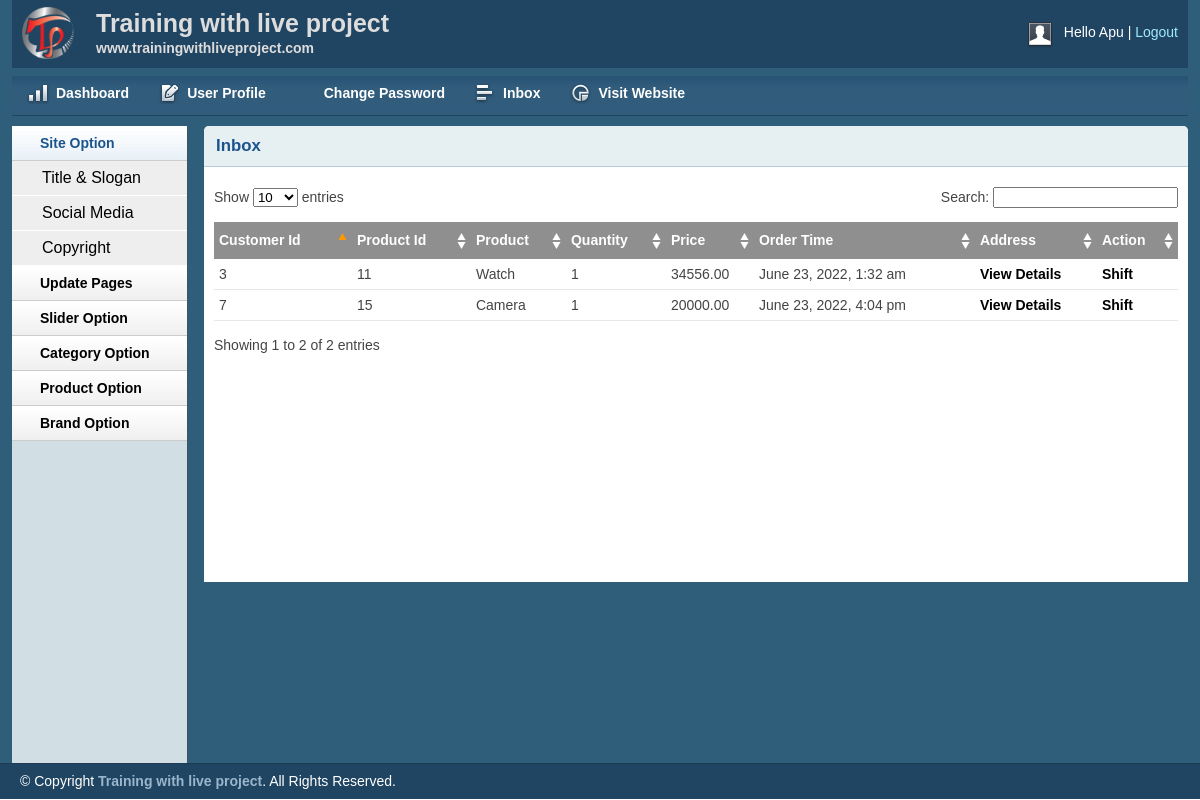
Page /admin/inbox.php (signed in) on the committed database.
### tables this page shows
CREATE TABLE `tbl_order` (
  `id` int(11) NOT NULL,
  `cmrId` int(11) NOT NULL,
  `productId` int(11) NOT NULL,
  `productName` varchar(255) NOT NULL,
  `quantity` int(11) NOT NULL,
  `price` float(10,2) NOT NULL,
  `image` varchar(255) NOT NULL,
  `date` datetime NOT NULL DEFAULT current_timestamp(),
  `status` int(11) NOT NULL DEFAULT 0
);

### lib/session.php (called while the page is built, shortened)
<?php
                    class Session{
                    public static function get($key){
                    if (isset($_SESSION[$key])) {
                    return $_SESSION[$key];
                    } else {
                    return false;
                    }
                    }
                    }
?>

### lib/Database.php (called while the page is built, shortened)
<?php
Class Database{
            public $host   = DB_HOST;
            public $user   = DB_USER;
            public $pass   = DB_PASS;
            public $dbname = DB_NAME;
            public $link;
            private function connectDB(){
            $this->link = new mysqli($this->host, $this->user, $this->pass,
            $this->dbname);
            }
            public function select($query){
            $result = $this->link->query($query) or
            die($this->link->error.__LINE__);
            if($result->num_rows > 0){
                return $result;
            } else {
                return false;
            }
            }
            }

### classes/Cart.php (called while the page is built, shortened)
<?php
        $filepath = realpath(dirname(__FILE__));
        include_once ($filepath.'/../lib/Database.php');
        include_once ($filepath.'/../helpers/Format.php');
?>
<?php
    class Cart
    {
        private $db;
            public function __construct(){
            $this->db = new Database();
            }
            public function getAllOrder(){
              $query =  "SELECT * FROM tbl_order ORDER BY cmrId DESC";
              $result =  $this->db->select($query);
              return $result;
            }
    }
?>

### helpers/Format.php (called while the page is built, shortened)
<?php
class Format{
 public function formatDate($date){
  return date('F j, Y, g:i a', strtotime($date));
 }
}
?>

### admin/inbox.php (the view, shortened to what this page needs)
<?php include 'inc/header.php';?>
<?php include 'inc/sidebar.php';?>
<?php
   $filepath = realpath(dirname(__FILE__));
   include ($filepath.'/../classes/Cart.php');
   $ct = new Cart();
   $fm = new Format();
   ?>
        <div class="grid_10">
            <div class="box round first grid">
                <h2>Inbox</h2>
                <div class="block">
                    <table class="data display datatable" id="example">
					<thead>
						<tr>
							<th>Customer Id</th>
							<th>Product Id</th>
							<th>Product</th>
							<th>Quantity</th>
							<th>Price</th>
							<th>Order Time</th>
							<th>Address</th>
							<th>Action</th>
						</tr>
					</thead>
					<tbody>
						<?php
						  $getOrder = $ct->getAllOrder();
						  if ($getOrder) {
							while ($result = $getOrder->fetch_assoc()) {
						?>
						<tr class="odd gradeX">
							<td><?php echo $result['cmrId'];?></td>
							<td><?php echo $result['productId'];?></td>
							<td><?php echo $result['productName'];?></td>
							<td><?php echo $result['quantity'];?></td>
							<td><?php echo $result['price'];?></td>
							<td><?php echo $fm->formatdate($result['date']);?></td>
							<td><a href="customerAd.php?custId=<?php echo $result['cmrId'];?>"> View Details</a>
							</td>
							<?php
							   if ($result['status'] == '0') { ?>
								<td><a href="?shiftid=<?php echo $result['cmrId'];?>&price=<?php echo $result['price'];?>&time=<?php echo $result['date'];?>">Shift</a></td>
							<?php   }  elseif($result['status'] == '3') {?>
								<td>Pending</td>
							<?php } else { ?>
								<td><a href="?delid=<?php echo $result['cmrId'];?>&price=<?php echo $result['price'];?>&time=<?php echo $result['date'];?>">Remove</a></td>
								<?php }?>
						</tr>
						<?php } }?>
					</tbody>
				</table>
               </div>
            </div>
        </div>
<?php include 'inc/footer.php';?>

### admin/inc/header.php (shortened to what this page needs)
<?php
      include '../lib/session.php';
?>
<!DOCTYPE html>
<html>
<head>
    <link rel="stylesheet" type="text/css" href="css/reset.css" media="screen" />
    <link rel="stylesheet" type="text/css" href="css/text.css" media="screen" />
    <link rel="stylesheet" type="text/css" href="css/grid.css" media="screen" />
    <link rel="stylesheet" type="text/css" href="css/layout.css" media="screen" />
    <link rel="stylesheet" type="text/css" href="css/nav.css" media="screen" />
    <link href="css/table/demo_page.css" rel="stylesheet" type="text/css" />
</head>
<body>
    <div class="container_12">
        <div class="grid_12 header-repeat">
            <div id="branding">
                <div class="floatleft logo">
                    <img src="img/livelogo.png" alt="Logo" />
				</div>
				<div class="floatleft middle">
					<h1>Training with live project</h1>
					<p>www.trainingwithliveproject.com</p>
				</div>
                <div class="floatright">
                    <div class="floatleft">
                        <img src="img/img-profile.jpg" alt="Profile Pic" /></div>
                    <div class="floatleft marginleft10">
                        <ul class="inline-ul floatleft">
                            <li>Hello <?php echo Session::get('adminName');?></li>
                            <li><a href="?action=logout">Logout</a></li>
                        </ul>
                    </div>
                </div>
            </div>
        </div>
        <div class="grid_12">
            <ul class="nav main">
                <li class="ic-dashboard"><a href="dashboard.php"><span>Dashboard</span></a> </li>
                <li class="ic-form-style"><a href=""><span>User Profile</span></a></li>
				<li class="ic-typography"><a href="changepassword.php"><span>Change Password</span></a></li>
				<li class="ic-grid-tables"><a href="inbox.php"><span>Inbox</span></a></li>
                <li class="ic-charts"><a href=""><span>Visit Website</span></a></li>
            </ul>
        </div>

### admin/inc/sidebar.php (shortened to what this page needs)
<div class="grid_2">
    <div class="box sidemenu">
        <div class="block" id="section-menu">
            <ul class="section menu">
               <li><a class="menuitem">Site Option</a>
                    <ul class="submenu">
                        <li><a href="titleslogan.php">Title & Slogan</a></li>
                        <li><a href="social.php">Social Media</a></li>
                        <li><a href="copyright.php">Copyright</a></li>
                    </ul>
                </li>
                 <li><a class="menuitem">Update Pages</a>
                </li>
				<li><a class="menuitem">Slider Option</a>
                </li>
                <li><a class="menuitem">Category Option</a>
                </li>
                <li><a class="menuitem">Product Option</a>
                </li>
                <li><a class="menuitem">Brand Option</a>
                </li>
            </ul>
        </div>
    </div>
</div>

### admin/inc/footer.php (shortened to what this page needs)
    </div>
    <div id="site_info">
        <p>
         &copy; Copyright <a href="http://trainingwithliveproject.com">Training with live project</a>. All Rights Reserved.
        </p>
    </div>
</body>
</html>

### admin/css/layout.css (style rules this page uses)
body { background: #fff none repeat scroll 0 0; color: #444; font-size: 14px; padding: 0; }
.floatleft { float:left; }
.logo img { margin-top: -15px; width: 52px; }
.middle { margin-left: 22px; margin-top: -14px; }
.middle h1 { color:#ddd;margin:0 }
.middle p { color: #ddd; margin: 0; font-weight: bold; }
.floatright { float:right; }
.inline-ul li { display:inline; color:#fff; }
.marginleft10 { margin-left:10px; }
a { color: #000; font-weight:bold; text-decoration: none; }
.container_12, .container_16 { background:#2E5E79; }
h1, h2, h3, h4, h5, h6 { line-height:1.2em; margin-bottom:.3em; }
h2 { margin-top:1em; }
#branding { font-weight: normal; margin-bottom: 0; padding: 22px 10px 3px; text-align: left; }
.header-repeat { background:url(../img/header-repeat.jpg) repeat-x; }
#branding a { color:#A1EAFF; font-weight:normal; }
#branding a:before { content:" | "; color:#fff; }
#branding ul, #branding ul li { margin:0px; padding:0px; }
#branding li { padding:0px 0px 0px 0px !important; }
.box { background:#fff; margin-bottom:20px; padding:10px 10px 10px 10px; margin-left:-8px; }
.box.grid { padding-bottom:40px; }
.box.round { -moz-border-radius: 5px 5px 0px 0px; -webkit-border-radius: 5px 5px 0px 0px; border-radius: 5px 5px 0px 0px; }
.box h2 { font-size:1.2em; font-weight:bold; color:#1B548D; background:#E6F0F3; margin:-10px -10px 0 -10px; padding:10px 12px; border-bottom:1px solid #B3CBD6; -moz-border-radius: 5px 5px 0px 0px; -webkit-border-radius: 5px 5px 0px 0px; border-radius: 5px 5px 0px 0px; }
.box.first { min-height: 406px; }
.block { padding-top:20px; }
.box.sidemenu { background-color:#D1DEE4; border-right:1px solid #3A5665; padding:0px; margin:0px; cursor:pointer; }
.box.sidemenu .block { padding-top:0px; margin-top:0px; }
p { margin-bottom:1em; }
ul, ol { padding-top:0; }
ul.menu { list-style:none; border-top:1px solid #bbb; }
ul.menu li { margin:0; }
ul.menu li a { display:block; padding:4px 10px; border-bottom:1px solid #ccc; }
ul.menu ul { list-style:none; margin:0; }
ul.menu ul li a { padding-left:30px; }
ul.section { border-top:0; margin-bottom:0; }
ul.section li a { background:url(../img/sidemenu-repeat.jpg) repeat-x; line-height:26px; padding-left:28px; }
ul.section li li a { background:#ddd; border-bottom:1px solid #eee; }
ul.section ul li { text-transform:none; }
ul.section ul.current li a { background: #eee none repeat scroll 0 0; border-bottom: 1px solid #fff; font-size: 16px; font-weight: normal; }
ul.section li a.current { color:#1B548D; background:url(../img/sidemenu-repeat-hover.jpg) repeat-x; }
#site_info { color:#fff; background:#204562; border-top:1px solid #1d3b53; padding-left:20px; }
#site_info p { line-height:35px; margin-bottom:0px; }
#site_info a { color:#9ab6cc; }
.block { padding-bottom:1px; }
table.display { margin: 0 auto; clear: both; width: 100%; }
.sorting_asc { background: #8f8f8f url(../img/table/sort_asc.png) no-repeat center right; padding:8px 5px; text-align:left; color:#fff; }
.sorting { background:#8f8f8f url(../img/table/sort_both.png) no-repeat center right; padding:8px 5px; text-align:left; color:#fff; }
tr.odd { height: 30px; line-height: 30px; border-bottom:1px solid #e6e6e6; }
tr.even { height: 30px; line-height: 30px; border-bottom:1px solid #e6e6e6; }
tr.odd td, tr.even td { padding-left:5px; }

### rows in the picture
tbl_order: cmrId "7", productId "15", productName "Camera", quantity "1", price "20000.00", date "June 23, 2022, 4:04 pm"
tbl_order: cmrId "3", productId "11", productName "Watch", quantity "1", price "34556.00", date "June 23, 2022, 1:32 am"

### other values in the picture
Session::get('adminName') "Apu"
